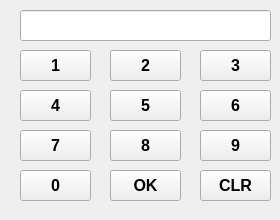
<?xml version="1.0" encoding="UTF-8"?>
<ui version="4.0">
 <class>Numpad2</class>
 <widget class="QDialog" name="Numpad2">
  <property name="geometry">
   <rect>
    <x>0</x>
    <y>0</y>
    <width>280</width>
    <height>220</height>
   </rect>
  </property>
  <property name="windowTitle">
   <string>Dialog</string>
  </property>
  <widget class="QDialogButtonBox" name="buttonBox">
   <property name="geometry">
    <rect>
     <x>30</x>
     <y>240</y>
     <width>341</width>
     <height>32</height>
    </rect>
   </property>
   <property name="orientation">
    <enum>Qt::Horizontal</enum>
   </property>
   <property name="standardButtons">
    <set>QDialogButtonBox::Cancel|QDialogButtonBox::Ok</set>
   </property>
  </widget>
  <widget class="QLineEdit" name="lineEdit">
   <property name="geometry">
    <rect>
     <x>20</x>
     <y>10</y>
     <width>251</width>
     <height>31</height>
    </rect>
   </property>
   <property name="font">
    <font>
     <pointsize>12</pointsize>
     <weight>75</weight>
     <bold>true</bold>
    </font>
   </property>
  </widget>
  <widget class="QPushButton" name="No1">
   <property name="geometry">
    <rect>
     <x>20</x>
     <y>50</y>
     <width>71</width>
     <height>31</height>
    </rect>
   </property>
   <property name="font">
    <font>
     <family>Arial</family>
     <pointsize>12</pointsize>
     <weight>75</weight>
     <bold>true</bold>
    </font>
   </property>
   <property name="text">
    <string>1</string>
   </property>
  </widget>
  <widget class="QPushButton" name="No2">
   <property name="geometry">
    <rect>
     <x>110</x>
     <y>50</y>
     <width>71</width>
     <height>31</height>
    </rect>
   </property>
   <property name="font">
    <font>
     <family>Arial</family>
     <pointsize>12</pointsize>
     <weight>75</weight>
     <bold>true</bold>
    </font>
   </property>
   <property name="text">
    <string>2</string>
   </property>
  </widget>
  <widget class="QPushButton" name="No3">
   <property name="geometry">
    <rect>
     <x>200</x>
     <y>50</y>
     <width>71</width>
     <height>31</height>
    </rect>
   </property>
   <property name="font">
    <font>
     <family>Arial</family>
     <pointsize>12</pointsize>
     <weight>75</weight>
     <bold>true</bold>
    </font>
   </property>
   <property name="text">
    <string>3</string>
   </property>
  </widget>
  <widget class="QPushButton" name="No4">
   <property name="geometry">
    <rect>
     <x>20</x>
     <y>90</y>
     <width>71</width>
     <height>31</height>
    </rect>
   </property>
   <property name="font">
    <font>
     <family>Arial</family>
     <pointsize>12</pointsize>
     <weight>75</weight>
     <bold>true</bold>
    </font>
   </property>
   <property name="text">
    <string>4</string>
   </property>
  </widget>
  <widget class="QPushButton" name="No7">
   <property name="geometry">
    <rect>
     <x>20</x>
     <y>130</y>
     <width>71</width>
     <height>31</height>
    </rect>
   </property>
   <property name="font">
    <font>
     <family>Arial</family>
     <pointsize>12</pointsize>
     <weight>75</weight>
     <bold>true</bold>
    </font>
   </property>
   <property name="text">
    <string>7</string>
   </property>
  </widget>
  <widget class="QPushButton" name="No0">
   <property name="geometry">
    <rect>
     <x>20</x>
     <y>170</y>
     <width>71</width>
     <height>31</height>
    </rect>
   </property>
   <property name="font">
    <font>
     <family>Arial</family>
     <pointsize>12</pointsize>
     <weight>75</weight>
     <bold>true</bold>
    </font>
   </property>
   <property name="text">
    <string>0</string>
   </property>
  </widget>
  <widget class="QPushButton" name="No5">
   <property name="geometry">
    <rect>
     <x>110</x>
     <y>90</y>
     <width>71</width>
     <height>31</height>
    </rect>
   </property>
   <property name="font">
    <font>
     <family>Arial</family>
     <pointsize>12</pointsize>
     <weight>75</weight>
     <bold>true</bold>
    </font>
   </property>
   <property name="text">
    <string>5</string>
   </property>
  </widget>
  <widget class="QPushButton" name="No8">
   <property name="geometry">
    <rect>
     <x>110</x>
     <y>130</y>
     <width>71</width>
     <height>31</height>
    </rect>
   </property>
   <property name="font">
    <font>
     <family>Arial</family>
     <pointsize>12</pointsize>
     <weight>75</weight>
     <bold>true</bold>
    </font>
   </property>
   <property name="text">
    <string>8</string>
   </property>
  </widget>
  <widget class="QPushButton" name="No6">
   <property name="geometry">
    <rect>
     <x>200</x>
     <y>90</y>
     <width>71</width>
     <height>31</height>
    </rect>
   </property>
   <property name="font">
    <font>
     <family>Arial</family>
     <pointsize>12</pointsize>
     <weight>75</weight>
     <bold>true</bold>
    </font>
   </property>
   <property name="text">
    <string>6</string>
   </property>
  </widget>
  <widget class="QPushButton" name="No9">
   <property name="geometry">
    <rect>
     <x>200</x>
     <y>130</y>
     <width>71</width>
     <height>31</height>
    </rect>
   </property>
   <property name="font">
    <font>
     <family>Arial</family>
     <pointsize>12</pointsize>
     <weight>75</weight>
     <bold>true</bold>
    </font>
   </property>
   <property name="text">
    <string>9</string>
   </property>
  </widget>
  <widget class="QPushButton" name="OkayButton">
   <property name="geometry">
    <rect>
     <x>110</x>
     <y>170</y>
     <width>71</width>
     <height>31</height>
    </rect>
   </property>
   <property name="font">
    <font>
     <family>Arial</family>
     <pointsize>12</pointsize>
     <weight>75</weight>
     <bold>true</bold>
    </font>
   </property>
   <property name="text">
    <string>OK</string>
   </property>
  </widget>
  <widget class="QPushButton" name="ClrButton">
   <property name="geometry">
    <rect>
     <x>200</x>
     <y>170</y>
     <width>71</width>
     <height>31</height>
    </rect>
   </property>
   <property name="font">
    <font>
     <family>Arial</family>
     <pointsize>12</pointsize>
     <weight>75</weight>
     <bold>true</bold>
    </font>
   </property>
   <property name="text">
    <string>CLR</string>
   </property>
  </widget>
 </widget>
 <resources/>
 <connections>
  <connection>
   <sender>buttonBox</sender>
   <signal>accepted()</signal>
   <receiver>Numpad2</receiver>
   <slot>accept()</slot>
   <hints>
    <hint type="sourcelabel">
     <x>248</x>
     <y>254</y>
    </hint>
    <hint type="destinationlabel">
     <x>157</x>
     <y>274</y>
    </hint>
   </hints>
  </connection>
  <connection>
   <sender>buttonBox</sender>
   <signal>rejected()</signal>
   <receiver>Numpad2</receiver>
   <slot>reject()</slot>
   <hints>
    <hint type="sourcelabel">
     <x>316</x>
     <y>260</y>
    </hint>
    <hint type="destinationlabel">
     <x>286</x>
     <y>274</y>
    </hint>
   </hints>
  </connection>
 </connections>
</ui>
